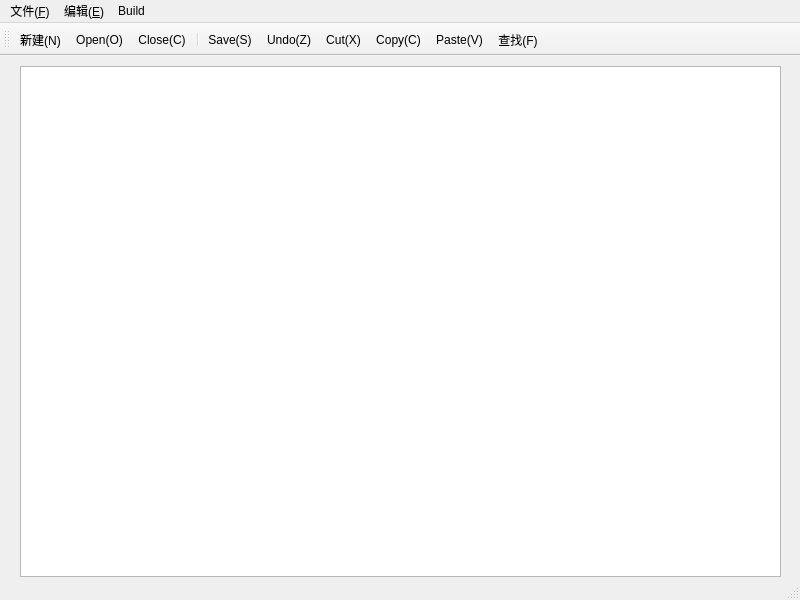
<?xml version="1.0" encoding="UTF-8"?>
<ui version="4.0">
 <class>MainWindow</class>
 <widget class="QMainWindow" name="MainWindow">
  <property name="geometry">
   <rect>
    <x>0</x>
    <y>0</y>
    <width>800</width>
    <height>600</height>
   </rect>
  </property>
  <property name="windowTitle">
   <string>MainWindow</string>
  </property>
  <widget class="QWidget" name="centralwidget">
   <widget class="QTextEdit" name="textEdit">
    <property name="geometry">
     <rect>
      <x>20</x>
      <y>10</y>
      <width>761</width>
      <height>511</height>
     </rect>
    </property>
   </widget>
  </widget>
  <widget class="QMenuBar" name="menubar">
   <property name="geometry">
    <rect>
     <x>0</x>
     <y>0</y>
     <width>800</width>
     <height>22</height>
    </rect>
   </property>
   <widget class="QMenu" name="menu_f">
    <property name="title">
     <string>文件(&amp;F)</string>
    </property>
    <addaction name="actionNew_N"/>
    <addaction name="actionOpen_O"/>
    <addaction name="actionClose_W"/>
    <addaction name="actionSave_S"/>
    <addaction name="actionExit_E"/>
    <addaction name="actionSaveAs_A"/>
   </widget>
   <widget class="QMenu" name="menu_E">
    <property name="title">
     <string>编辑(&amp;E)</string>
    </property>
    <addaction name="actionUndo_Z"/>
    <addaction name="actionCut_X"/>
    <addaction name="actionCopy_C"/>
    <addaction name="actionPaste_V"/>
    <addaction name="actionFind_F"/>
   </widget>
   <widget class="QMenu" name="menuBuild">
    <property name="title">
     <string>Build</string>
    </property>
    <addaction name="actionBuildAll"/>
   </widget>
   <addaction name="menu_f"/>
   <addaction name="menu_E"/>
   <addaction name="menuBuild"/>
  </widget>
  <widget class="QStatusBar" name="statusbar"/>
  <widget class="QToolBar" name="toolBar">
   <property name="windowTitle">
    <string>toolBar</string>
   </property>
   <attribute name="toolBarArea">
    <enum>TopToolBarArea</enum>
   </attribute>
   <attribute name="toolBarBreak">
    <bool>false</bool>
   </attribute>
   <addaction name="actionNew_N"/>
   <addaction name="actionOpen_O"/>
   <addaction name="actionClose_W"/>
   <addaction name="separator"/>
   <addaction name="actionSave_S"/>
   <addaction name="actionUndo_Z"/>
   <addaction name="actionCut_X"/>
   <addaction name="actionCopy_C"/>
   <addaction name="actionPaste_V"/>
   <addaction name="actionFind_F"/>
  </widget>
  <action name="actionNew_N">
   <property name="icon">
    <iconset resource="myResources.qrc">
     <normaloff>:/myImages/images/new-1.png</normaloff>:/myImages/images/new-1.png</iconset>
   </property>
   <property name="text">
    <string>新建(&amp;N)</string>
   </property>
   <property name="toolTip">
    <string>新建(N)</string>
   </property>
   <property name="statusTip">
    <string>新建文件</string>
   </property>
   <property name="shortcut">
    <string>Ctrl+N</string>
   </property>
  </action>
  <action name="actionOpen_O">
   <property name="icon">
    <iconset resource="myResources.qrc">
     <normaloff>:/myImages/images/file-open.png</normaloff>:/myImages/images/file-open.png</iconset>
   </property>
   <property name="text">
    <string>Open(&amp;O)</string>
   </property>
   <property name="shortcut">
    <string>Ctrl+O</string>
   </property>
  </action>
  <action name="actionClose_W">
   <property name="icon">
    <iconset resource="myResources.qrc">
     <normaloff>:/myImages/images/CLOSE.png</normaloff>:/myImages/images/CLOSE.png</iconset>
   </property>
   <property name="text">
    <string>Close(&amp;C)</string>
   </property>
   <property name="shortcut">
    <string>Ctrl+W</string>
   </property>
  </action>
  <action name="actionSave_S">
   <property name="icon">
    <iconset resource="myResources.qrc">
     <normaloff>:/myImages/images/save.png</normaloff>:/myImages/images/save.png</iconset>
   </property>
   <property name="text">
    <string>Save(&amp;S)</string>
   </property>
   <property name="shortcut">
    <string>Ctrl+S</string>
   </property>
  </action>
  <action name="actionExit_E">
   <property name="icon">
    <iconset resource="myResources.qrc">
     <normaloff>:/myImages/images/exit.png</normaloff>:/myImages/images/exit.png</iconset>
   </property>
   <property name="text">
    <string>Exit(&amp;X)</string>
   </property>
   <property name="shortcut">
    <string>Ctrl+Q</string>
   </property>
  </action>
  <action name="actionUndo_Z">
   <property name="icon">
    <iconset resource="myResources.qrc">
     <normaloff>:/myImages/images/undo.png</normaloff>:/myImages/images/undo.png</iconset>
   </property>
   <property name="text">
    <string>Undo(&amp;Z)</string>
   </property>
   <property name="shortcut">
    <string>Ctrl+Z</string>
   </property>
  </action>
  <action name="actionCut_X">
   <property name="icon">
    <iconset resource="myResources.qrc">
     <normaloff>:/myImages/images/cut.png</normaloff>:/myImages/images/cut.png</iconset>
   </property>
   <property name="text">
    <string>Cut(&amp;X)</string>
   </property>
   <property name="shortcut">
    <string>Ctrl+X</string>
   </property>
  </action>
  <action name="actionCopy_C">
   <property name="icon">
    <iconset resource="myResources.qrc">
     <normaloff>:/myImages/images/copy.png</normaloff>:/myImages/images/copy.png</iconset>
   </property>
   <property name="text">
    <string>Copy(&amp;C)</string>
   </property>
   <property name="shortcut">
    <string>Ctrl+C</string>
   </property>
  </action>
  <action name="actionPaste_V">
   <property name="icon">
    <iconset resource="myResources.qrc">
     <normaloff>:/myImages/images/paste.png</normaloff>:/myImages/images/paste.png</iconset>
   </property>
   <property name="text">
    <string>Paste(&amp;V)</string>
   </property>
   <property name="shortcut">
    <string>Ctrl+V</string>
   </property>
  </action>
  <action name="actionSaveAs_A">
   <property name="icon">
    <iconset resource="myResources.qrc">
     <normaloff>:/myImages/images/SAVE_AS.png</normaloff>:/myImages/images/SAVE_AS.png</iconset>
   </property>
   <property name="text">
    <string>另存为(&amp;A)</string>
   </property>
   <property name="toolTip">
    <string>另存为(A)</string>
   </property>
  </action>
  <action name="actionFind_F">
   <property name="icon">
    <iconset resource="myResources.qrc">
     <normaloff>:/myImages/images/find.png</normaloff>:/myImages/images/find.png</iconset>
   </property>
   <property name="text">
    <string>查找(&amp;F)</string>
   </property>
   <property name="toolTip">
    <string>查找(F)</string>
   </property>
   <property name="shortcut">
    <string>Ctrl+F</string>
   </property>
  </action>
  <action name="actionBuildAll">
   <property name="text">
    <string>Build All</string>
   </property>
  </action>
 </widget>
 <resources>
  <include location="myResources.qrc"/>
 </resources>
 <connections/>
</ui>
